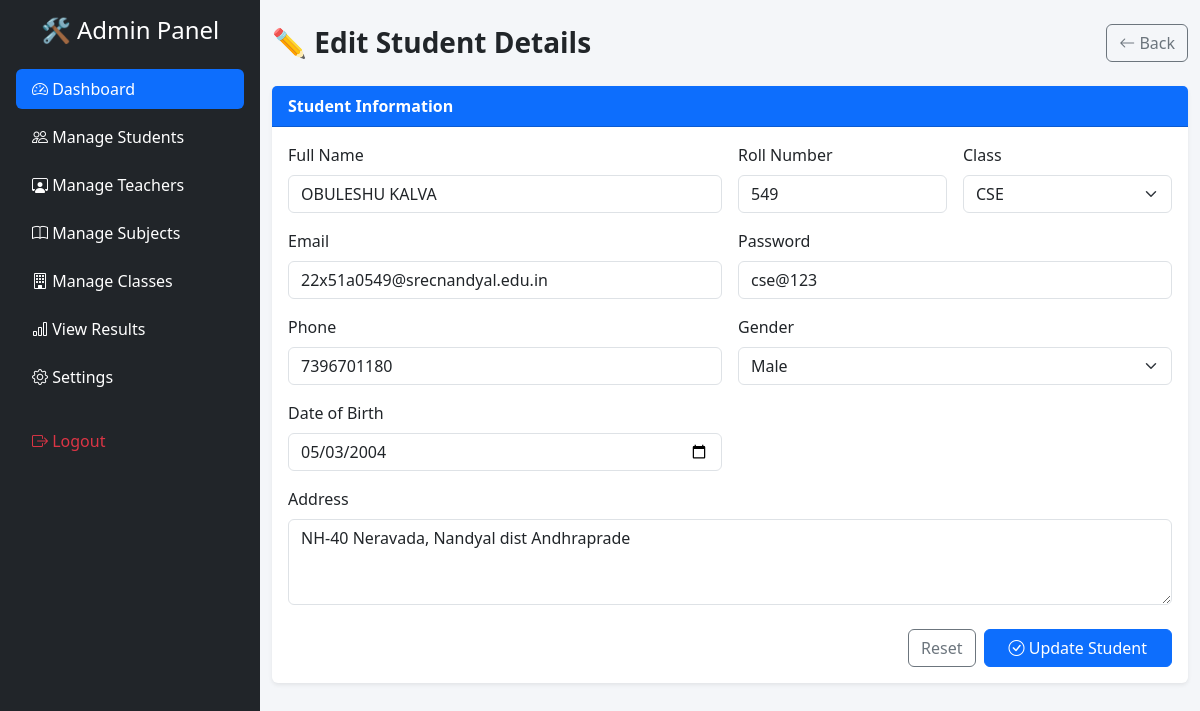
The page /edit_student/2/ on the database its author committed.
### studentapp/models.py (models this page shows, shortened)
class Student(models.Model):
    image = models.ImageField(upload_to='students/', null=True, blank=True)  # ✅ ADD THIS
    name = models.CharField(max_length=100)
    password = models.CharField(max_length=100)
    rollno = models.CharField(max_length=20)
    course = models.CharField(max_length=100)
    branch = models.CharField(max_length=50)
    year = models.CharField(max_length=50)
    email = models.EmailField()
    phone = models.CharField(max_length=15, blank=True, null=True)
    dob= models.DateField(blank=True, null=True)
    gender = models.CharField(max_length=10, blank=True, null=True)
    address = models.TextField(blank=True, null=True)

### adminapp/views.py (the view, shortened to what this page needs)
# urls.py: path("edit_student/<int:pk>/",edit_student,name="edit_student"),
def edit_student(request, pk):
    student = get_object_or_404(Student, id=pk)
    return render(request, 'Admin/edit_student.html', {'student': student})

### templates/Admin/edit_student.html (shortened to what this page needs)
{% extends 'Admin/base.html' %}
{% block content %}
<div class="container py-4">
  <div class="d-flex justify-content-between align-items-center mb-4 flex-wrap gap-2">
    <h3 class="fw-bold mb-0">✏ Edit Student Details</h3>
    <a href="{% url 'student_manage' %}" class="btn btn-outline-secondary">
      <i class="bi bi-arrow-left"></i> Back
    </a>
  </div>
  <div class="card shadow-sm border-0">
    <div class="card-header bg-primary text-white fw-semibold">
      Student Information
    </div>
    <div class="card-body">
      <form method="post" action="{% url 'edit_student' student.id %}">
        <div class="row g-3">
          <div class="col-md-6">
            <label class="form-label">Full Name</label>
            <input type="text" name="name" class="form-control" value="{{ student.name }}">
          </div>
          <div class="col-md-3">
            <label class="form-label">Roll Number</label>
            <input type="text" name="rollno" class="form-control" value="{{ student.rollno }}" readonly>
          </div>
          <div class="col-md-3">
            <label class="form-label">Class</label>
            <select name="branch" class="form-select">
              <option {% if student.branch == "CSE" %}selected{% endif %}>CSE</option>
            </select>
          </div>
          <div class="col-md-6">
            <label class="form-label">Email</label>
            <input type="email" name="email" class="form-control" value="{{ student.email }}">
          </div>
          <div class="col-md-6">
            <label class="form-label">Password</label>
            <input type="text" name="password" class="form-control" value="{{ student.password }}">
          </div>
          <div class="col-md-6">
            <label class="form-label">Phone</label>
            <input type="text" name="phone" class="form-control" value="{{ student.phone }}">
          </div>
          <div class="col-md-6">
            <label class="form-label">Gender</label>
            <select name="gender" class="form-select">
              <option {% if student.gender == "Male" %}selected{% endif %}>Male</option>
            </select>
          </div>
          <div class="col-md-6">
            <label class="form-label">Date of Birth</label>
            <input type="date" name="dob" class="form-control" value="{{ student.dob|date:'Y-m-d' }}">
          </div>
          <div class="col-md-12">
            <label class="form-label">Address</label>
            <textarea name="address" class="form-control" rows="3">{{ student.address }}</textarea>
          </div>
        </div>
        <div class="d-flex justify-content-end gap-2 mt-4 flex-wrap">
          <button type="reset" class="btn btn-outline-secondary">Reset</button>
          <button type="submit" class="btn btn-primary px-4">
            <i class="bi bi-check-circle"></i> Update Student
          </button>
        </div>
      </form>
    </div>
  </div>
</div>
{% endblock %}

### templates/Admin/base.html (style rules this page uses)
body { min-height: 100vh; overflow-x: hidden; background: #f4f6f9; }

### rows shown on the page
Student: name "OBULESHU KALVA", rollno "549", branch "CSE", email "22x51a0549@srecnandyal.edu.in", password "cse@123", phone "7396701180", gender "Male", dob "05/03/2004", address "NH-40 Neravada, Nandyal dist Andhraprade"
